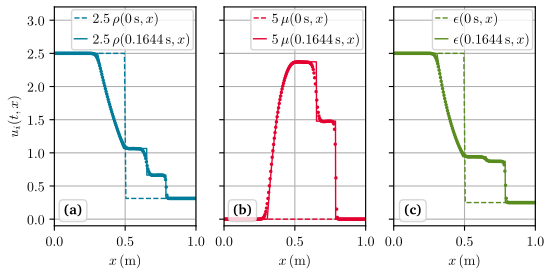

Recreate this plot in Python.
# -*- coding: utf-8 -*-
"""
Created on Mon Aug  7 15:49:41 2023

@author Martin Jakob Steil
@brief Plots of different solutions of the Euler equation (ee) for the 
        sod shock tube problem
"""

import sys, os
sys.path.append(os.path.join(os.path.dirname(__file__), '../../graphics/'))
from plot_utils import *

import numpy as np
import json

## ************ Data import and processing ************ ##

with open('ee_sod.json') as json_file:
    raw = json.load(json_file)
xi=np.array(raw['xi'])
data=np.array(raw['dat'])
data0=np.array(raw['dat0'])

xiRef=np.array(raw['xiRef']) 
dataRef=np.array(raw['datRef']) 
    
## ************ Figure ************ ##

fig, ((ax0)) = plt.subplots(1, 3, sharey=True)
fig.subplots_adjust(hspace=0.0)  # adjust space between axes
# *------*------*------*
# | ax00 | ax01 | ax02 |
# *------*------*------*


colors=list(map(lambda c : gu_colors[c],['goetheBlau','emoRot','gruen']))

plot_styles={'linewidth': 1.0,'linestyle':'-'}
plot0_styles={'linewidth': 1.0,'linestyle':'--'}
point_styles={'linestyle': 'none','marker': '.','markersize': 3}   
abc=['a','b','c']

for i in range(3):
    ax0[i].plot(xi,data[i],color=colors[i],**point_styles)
    ax0[i].plot(xi,data0[i],color=colors[i],label=raw['labels0'][i],**plot0_styles)
    ax0[i].plot(xiRef,dataRef[i],color=colors[i],label=raw['labels'][i],**plot_styles)
    ax0[i].set_xlabel("$x\,(\\mathrm{m})$")
    ax0[i].legend(numpoints=1,loc='upper right')
    ax0[i].set_xlim(0,1)
    ax0[i].text(0.2, 0.1, '\\textbf{('+abc[i]+')}',
              horizontalalignment='right', verticalalignment='top', transform=ax0[i].transAxes,
              bbox=end_box_style)

ax0[0].set_ylabel("$u_i(t,x)$")
ax0[0].set_ylim(-0.1,3.2)

# Export
set_height_twoCol(fig, height=7)
plt.tight_layout(pad=0.5, h_pad=1.0, w_pad=0.75)

save_plot(fig, 'ee_sod.pdf')
